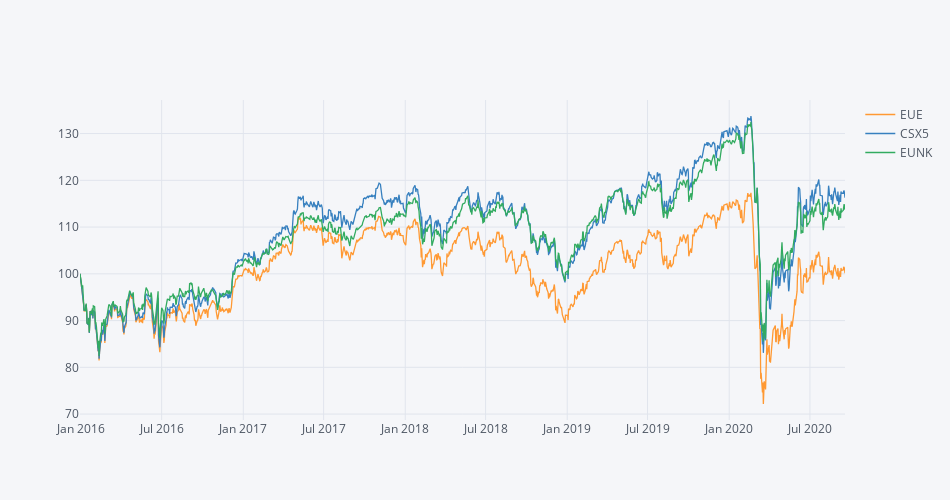

This figure's notebook cell:
### Code cell
ETFs = pl.normalize(ETFs['2015-12-30':'2020-09-18'])
ETFs.iplot(dimensions=pl.dimensions)

### Figure 1 — Plotly figure (JSON) as saved in the notebook; plotly's stock layout.template omitted (floating-point values rounded to 4 significant figures; data arrays with more than 128 entries replaced by an {"elided": "..."} marker saying what was removed)
{"data": [{"line": {"color": "rgba(255, 153, 51, 1.0)", "dash": "solid", "shape": "linear", "width": 1.3}, "mode": "lines", "name": "EUE", "text": "", "type": "scatter", "x": {"elided": "1159 str values"}, "y": {"elided": "1159 float values"}}, {"line": {"color": "rgba(55, 128, 191, 1.0)", "dash": "solid", "shape": "linear", "width": 1.3}, "mode": "lines", "name": "CSX5", "text": "", "type": "scatter", "x": {"elided": "1159 str values"}, "y": {"elided": "1159 float values"}}, {"line": {"color": "rgba(50, 171, 96, 1.0)", "dash": "solid", "shape": "linear", "width": 1.3}, "mode": "lines", "name": "EUNK", "text": "", "type": "scatter", "x": {"elided": "1159 str values"}, "y": {"elided": "1159 float values"}}], "layout": {"height": 500, "legend": {"bgcolor": "#F5F6F9", "font": {"color": "#4D5663"}}, "paper_bgcolor": "#F5F6F9", "plot_bgcolor": "#F5F6F9", "title": {"font": {"color": "#4D5663"}}, "width": 950, "xaxis": {"autorange": true, "gridcolor": "#E1E5ED", "range": ["2015-12-30", "2020-09-18"], "showgrid": true, "tickfont": {"color": "#4D5663"}, "title": {"font": {"color": "#4D5663"}, "text": ""}, "type": "date", "zerolinecolor": "#E1E5ED"}, "yaxis": {"autorange": true, "gridcolor": "#E1E5ED", "range": [68.74, 137.2], "showgrid": true, "tickfont": {"color": "#4D5663"}, "title": {"font": {"color": "#4D5663"}, "text": ""}, "type": "linear", "zerolinecolor": "#E1E5ED"}}}
